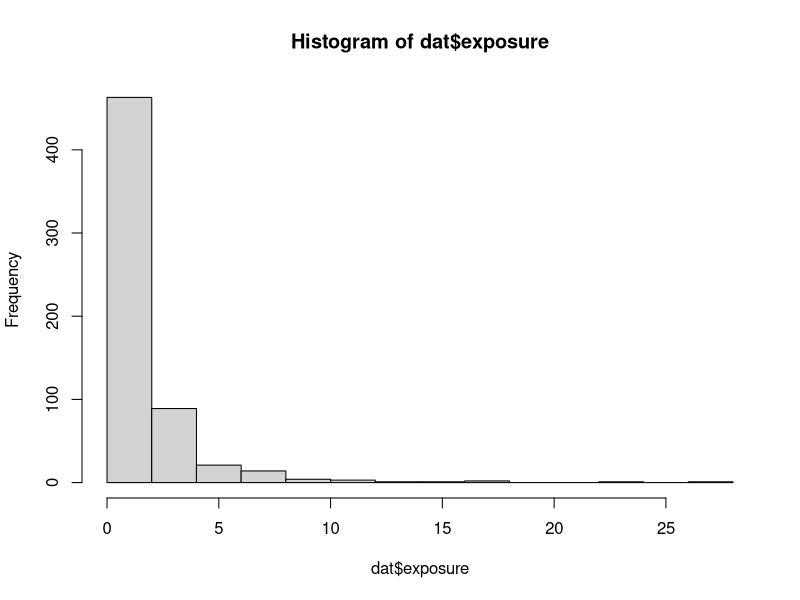
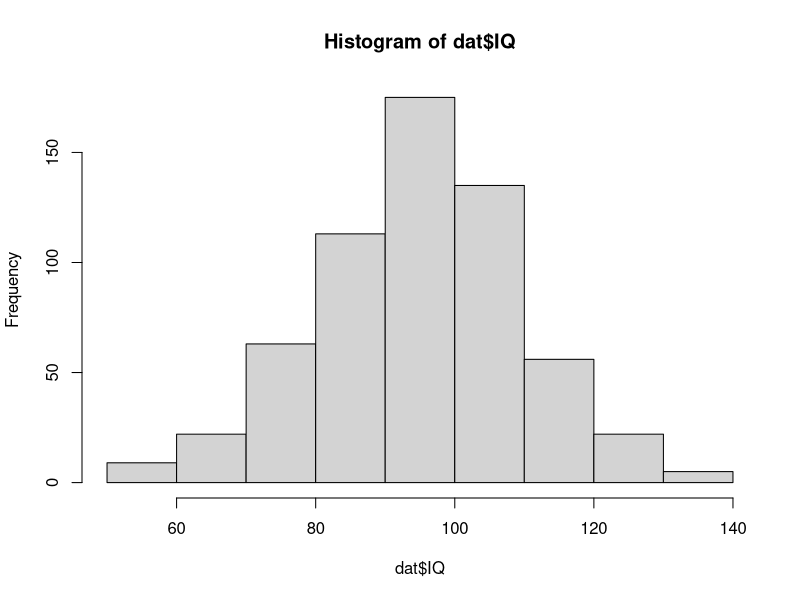
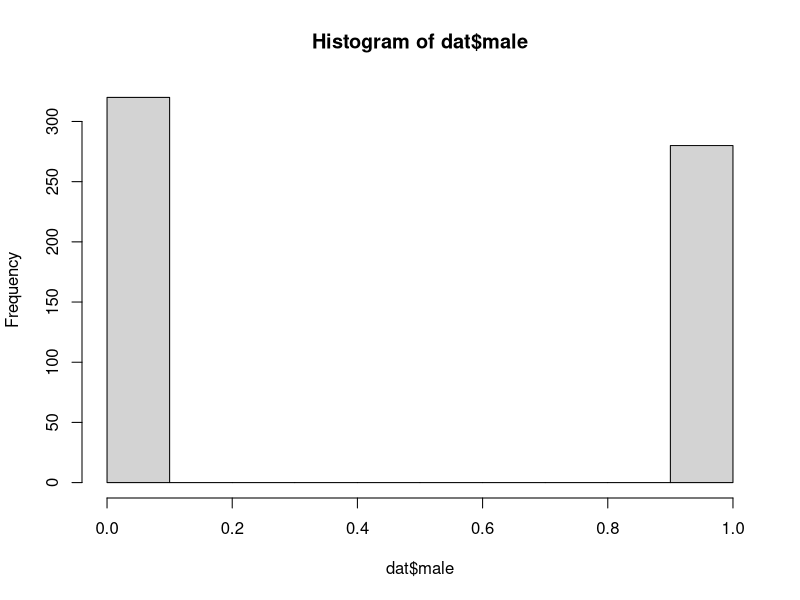

Source code (R) for these figures, in order: (Note: this script raises an error after producing the figures.)
## ---- chunk 1
set.seed(2025)   # for reproducibility
N <- 600         # number of observations

# (log-normal)
exposure <- rlnorm(N, meanlog = 0, sdlog = 1.0)

# (Normal)
IQ <- rnorm(N, mean = 95, sd = 15)

# (Bernoulli with p=0.49)
male <- rbinom(N, 1, 0.49)

# Put into a data.frame
dat <- data.frame(id = 1:N, exposure, IQ, male)
head(dat)
## ---- chunk 2
hist(dat$exposure)
hist(dat$IQ)
hist(dat$male)
## ---- chunk 3
# 50/50 assignment
group <- sample(c("A","B"), size = N, replace = TRUE)
dat$group <- group

# Quick counts
table(dat$group)
prop.table(table(dat$group))
## ---- chunk 4
# [Your code here]
dat_A <- dat[dat$group == "A", ]
dat_B <- dat[dat$group == "B", ]
## ---- chunk 5
# [Your code here]
## ---- chunk 6
# [Your code here]
mean_A_exposure <- tapply(dat$exposure, dat$group, mean)[["A"]]
## ---- chunk 7
balance_table <- data.frame(
  covariate = c("Exposure", "IQ", "Gender"),
  mean_A = c(mean_A_exposure, mean_A_IQ, mean_A_gender),
  mean_B = c(mean_B_exposure, mean_B_IQ, mean_B_gender)
)
balance_table$diff_in_means <- with(balance_table, mean_A - mean_B)
balance_table
## ---- chunk 8
# outcome depends on covariates (nonlinear), but not on group
Y <- 1.5 + 0.4*log(1+X1) + 0.6*(X2 > 1.5) + 0.3*sqrt(X3) - 0.8*X4 + rnorm(N, 0, 0.7)
dat$Y <- Y

# Because assignment is random and independent of (X1..X4), the diff in means of Y should be ~0
tapply(dat$Y, dat$group, mean)
diff_Y <- tapply(dat$Y, dat$group, mean)[["A"]] - tapply(dat$Y, dat$group, mean)[["B"]]
diff_Y
